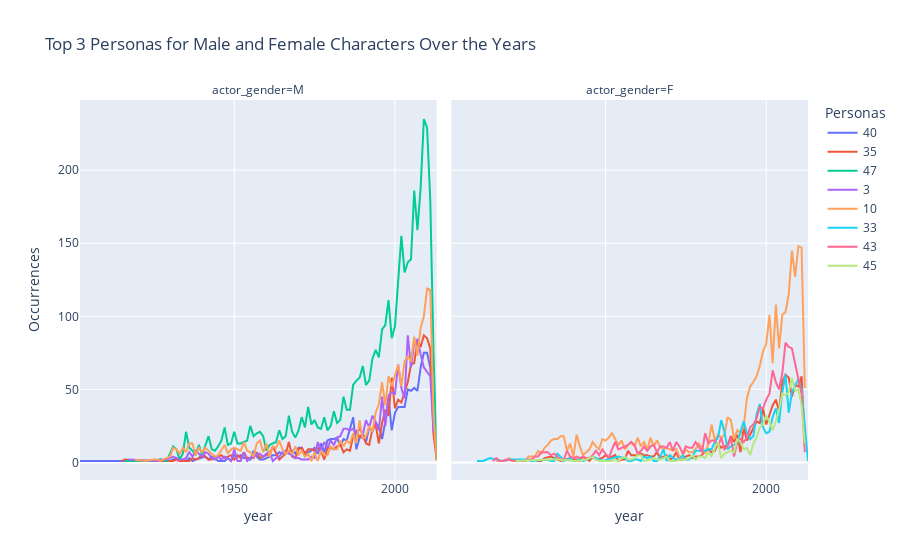

Write notebook code for a chart like this one.
### Code cell
# Count occurrences for each combination of 'year', 'persona_code', and 'actor_gender'
data_counts = persona_char_movie_year.groupby(['year', 'persona_code', 'actor_gender']).size().reset_index(name='count')

# Get the top 3 personas for both male and female characters
top3_male_personas = data_counts[data_counts['actor_gender'] == 'M'].groupby('persona_code')['count'].sum().nlargest(5).index
top3_female_personas = data_counts[data_counts['actor_gender'] == 'F'].groupby('persona_code')['count'].sum().nlargest(5).index

# Filter the data for the top 3 personas for both male and female characters
male_top3_data = data_counts[(data_counts['actor_gender'] == 'M') & (data_counts['persona_code'].isin(top3_male_personas))]
female_top3_data = data_counts[(data_counts['actor_gender'] == 'F') & (data_counts['persona_code'].isin(top3_female_personas))]

# Concatenate the male and female data
combined_data = pd.concat([male_top3_data, female_top3_data])

# Create an interactive line chart
fig = px.line(
    combined_data,
    x='year',
    y='count',
    color='persona_code',
    facet_col='actor_gender',
    labels={'count': 'Occurrences'},
    title='Top 3 Personas for Male and Female Characters Over the Years'
)

# Add labels for personas
fig.update_layout(legend_title_text='Personas')

# Show the interactive plot
fig.show()

### Figure 1 — Plotly figure (JSON) as saved in the notebook; plotly's stock layout.template omitted (floating-point values rounded to 4 significant figures)
{"data": [{"hovertemplate": "persona_code=40<br>actor_gender=M<br>year=%{x}<br>Occurrences=%{y}<extra></extra>", "legendgroup": "40", "line": {"color": "#636efa", "dash": "solid"}, "marker": {"symbol": "circle"}, "mode": "lines", "name": "40", "orientation": "v", "showlegend": true, "type": "scatter", "x": [1902, 1925, 1927, 1930, 1932, 1933, 1934, 1935, 1936, 1937, 1938, 1941, 1942, 1943, 1944, 1945, 1946, 1947, 1948, 1949, 1950, 1951, 1952, 1953, 1954, 1955, 1956, 1957, 1958, 1959, 1960, 1961, 1962, 1963, 1964, 1965, 1966, 1967, 1968, 1969, 1970, 1971, 1972, 1973, 1974, 1975, 1976, 1977, 1978, 1979, 1980, 1981, 1982, 1983, 1984, 1985, 1986, 1987, 1988, 1989, 1990, 1991, 1992, 1993, 1994, 1995, 1996, 1997, 1998, 1999, 2000, 2001, 2002, 2003, 2004, 2005, 2006, 2007, 2008, 2009, 2010, 2011, 2012, 2013], "xaxis": "x", "y": [1, 1, 2, 1, 3, 1, 2, 1, 3, 1, 2, 4, 2, 4, 3, 1, 1, 1, 3, 1, 5, 4, 5, 3, 3, 2, 8, 4, 2, 2, 3, 4, 5, 5, 7, 6, 8, 7, 8, 6, 10, 10, 6, 7, 8, 10, 6, 13, 7, 15, 16, 16, 17, 11, 16, 15, 23, 31, 9, 17, 17, 14, 24, 21, 27, 25, 16, 28, 44, 22, 34, 38, 38, 38, 50, 49, 51, 49, 65, 75, 75, 65, 30, 2], "yaxis": "y"}, {"hovertemplate": "persona_code=35<br>actor_gender=M<br>year=%{x}<br>Occurrences=%{y}<extra></extra>", "legendgroup": "35", "line": {"color": "#EF553B", "dash": "solid"}, "marker": {"symbol": "circle"}, "mode": "lines", "name": "35", "orientation": "v", "showlegend": true, "type": "scatter", "x": [1915, 1916, 1919, 1920, 1921, 1924, 1926, 1929, 1930, 1931, 1932, 1933, 1936, 1937, 1938, 1939, 1940, 1941, 1942, 1943, 1944, 1946, 1947, 1948, 1949, 1950, 1951, 1952, 1953, 1954, 1955, 1956, 1957, 1958, 1959, 1960, 1961, 1962, 1963, 1964, 1965, 1966, 1967, 1968, 1969, 1970, 1971, 1972, 1973, 1974, 1975, 1976, 1977, 1978, 1979, 1980, 1981, 1982, 1983, 1984, 1985, 1986, 1987, 1988, 1989, 1990, 1991, 1992, 1993, 1994, 1995, 1996, 1997, 1998, 1999, 2000, 2001, 2002, 2003, 2004, 2005, 2006, 2007, 2008, 2009, 2010, 2011, 2012, 2013], "xaxis": "x", "y": [1, 2, 1, 1, 1, 1, 1, 1, 1, 1, 2, 1, 1, 3, 2, 3, 6, 4, 2, 2, 3, 5, 3, 4, 5, 2, 5, 3, 7, 3, 3, 3, 7, 3, 4, 5, 6, 11, 6, 2, 4, 6, 14, 4, 3, 9, 10, 6, 9, 9, 8, 10, 8, 2, 10, 10, 9, 11, 12, 7, 9, 8, 18, 22, 17, 20, 13, 12, 23, 26, 13, 27, 36, 32, 58, 37, 43, 41, 48, 55, 67, 68, 84, 79, 87, 85, 78, 19, 2], "yaxis": "y"}, {"hovertemplate": "persona_code=35<br>actor_gender=F<br>year=%{x}<br>Occurrences=%{y}<extra></extra>", "legendgroup": "35", "line": {"color": "#EF553B", "dash": "solid"}, "marker": {"symbol": "circle"}, "mode": "lines", "name": "35", "orientation": "v", "showlegend": false, "type": "scatter", "x": [1928, 1929, 1930, 1931, 1933, 1936, 1939, 1940, 1941, 1942, 1943, 1945, 1946, 1947, 1949, 1950, 1951, 1952, 1953, 1954, 1955, 1956, 1957, 1958, 1959, 1960, 1961, 1962, 1963, 1964, 1965, 1966, 1967, 1968, 1969, 1970, 1971, 1972, 1973, 1974, 1975, 1976, 1977, 1978, 1979, 1980, 1981, 1982, 1983, 1984, 1985, 1986, 1987, 1988, 1989, 1990, 1991, 1992, 1993, 1994, 1995, 1996, 1997, 1998, 1999, 2000, 2001, 2002, 2003, 2004, 2005, 2006, 2007, 2008, 2009, 2010, 2011, 2012], "xaxis": "x2", "y": [2, 1, 1, 3, 4, 1, 3, 2, 2, 1, 4, 1, 4, 2, 3, 5, 3, 4, 5, 1, 2, 2, 8, 5, 5, 5, 6, 5, 5, 4, 4, 7, 3, 4, 5, 2, 3, 7, 2, 2, 4, 5, 3, 4, 4, 5, 8, 9, 7, 8, 13, 10, 11, 12, 18, 14, 19, 7, 24, 15, 19, 24, 28, 27, 37, 26, 33, 39, 43, 35, 55, 60, 58, 45, 53, 52, 59, 13], "yaxis": "y2"}, {"hovertemplate": "persona_code=47<br>actor_gender=M<br>year=%{x}<br>Occurrences=%{y}<extra></extra>", "legendgroup": "47", "line": {"color": "#00cc96", "dash": "solid"}, "marker": {"symbol": "circle"}, "mode": "lines", "name": "47", "orientation": "v", "showlegend": true, "type": "scatter", "x": [1916, 1920, 1925, 1927, 1929, 1930, 1931, 1932, 1933, 1934, 1935, 1936, 1937, 1938, 1939, 1940, 1941, 1942, 1943, 1944, 1945, 1946, 1947, 1948, 1949, 1950, 1951, 1952, 1953, 1954, 1955, 1956, 1957, 1958, 1959, 1960, 1961, 1962, 1963, 1964, 1965, 1966, 1967, 1968, 1969, 1970, 1971, 1972, 1973, 1974, 1975, 1976, 1977, 1978, 1979, 1980, 1981, 1982, 1983, 1984, 1985, 1986, 1987, 1988, 1989, 1990, 1991, 1992, 1993, 1994, 1995, 1996, 1997, 1998, 1999, 2000, 2001, 2002, 2003, 2004, 2005, 2006, 2007, 2008, 2009, 2010, 2011, 2012, 2013], "xaxis": "x", "y": [1, 1, 1, 2, 1, 6, 11, 9, 2, 6, 21, 10, 8, 5, 12, 5, 12, 18, 9, 8, 11, 15, 24, 12, 13, 21, 13, 13, 14, 15, 25, 18, 20, 21, 18, 8, 12, 13, 14, 22, 16, 18, 32, 21, 17, 22, 31, 24, 38, 26, 29, 24, 23, 31, 22, 25, 35, 27, 29, 45, 36, 36, 53, 56, 58, 66, 53, 56, 71, 77, 72, 91, 94, 111, 85, 93, 121, 155, 130, 137, 139, 186, 159, 188, 235, 229, 179, 75, 2], "yaxis": "y"}, {"hovertemplate": "persona_code=3<br>actor_gender=M<br>year=%{x}<br>Occurrences=%{y}<extra></extra>", "legendgroup": "3", "line": {"color": "#ab63fa", "dash": "solid"}, "marker": {"symbol": "circle"}, "mode": "lines", "name": "3", "orientation": "v", "showlegend": true, "type": "scatter", "x": [1917, 1926, 1928, 1929, 1930, 1931, 1933, 1934, 1935, 1936, 1937, 1938, 1939, 1940, 1941, 1942, 1943, 1944, 1945, 1946, 1947, 1948, 1949, 1950, 1951, 1952, 1953, 1954, 1955, 1956, 1957, 1958, 1959, 1960, 1961, 1962, 1963, 1964, 1965, 1966, 1967, 1968, 1969, 1970, 1971, 1972, 1973, 1974, 1975, 1976, 1977, 1978, 1979, 1980, 1981, 1982, 1983, 1984, 1985, 1986, 1987, 1988, 1989, 1990, 1991, 1992, 1993, 1994, 1995, 1996, 1997, 1998, 1999, 2000, 2001, 2002, 2003, 2004, 2005, 2006, 2007, 2008, 2009, 2010, 2011, 2012], "xaxis": "x", "y": [2, 1, 2, 2, 3, 4, 2, 2, 3, 7, 4, 8, 6, 4, 7, 6, 3, 2, 4, 2, 4, 3, 1, 9, 1, 1, 7, 1, 3, 4, 6, 6, 4, 6, 7, 1, 3, 4, 7, 7, 6, 5, 3, 3, 2, 2, 2, 4, 3, 14, 8, 14, 10, 15, 12, 17, 18, 23, 23, 22, 23, 20, 23, 19, 29, 24, 32, 28, 22, 45, 25, 46, 48, 47, 67, 51, 44, 87, 65, 82, 84, 74, 65, 62, 59, 21], "yaxis": "y"}, {"hovertemplate": "persona_code=10<br>actor_gender=M<br>year=%{x}<br>Occurrences=%{y}<extra></extra>", "legendgroup": "10", "line": {"color": "#FFA15A", "dash": "solid"}, "marker": {"symbol": "circle"}, "mode": "lines", "name": "10", "orientation": "v", "showlegend": true, "type": "scatter", "x": [1919, 1921, 1922, 1925, 1926, 1927, 1928, 1929, 1930, 1931, 1932, 1933, 1934, 1935, 1936, 1937, 1938, 1939, 1940, 1941, 1942, 1943, 1944, 1945, 1946, 1947, 1948, 1949, 1950, 1951, 1952, 1953, 1954, 1955, 1956, 1957, 1958, 1959, 1960, 1961, 1962, 1963, 1964, 1965, 1966, 1967, 1968, 1969, 1970, 1971, 1972, 1973, 1974, 1975, 1976, 1977, 1978, 1979, 1980, 1981, 1982, 1983, 1984, 1985, 1986, 1987, 1988, 1989, 1990, 1991, 1992, 1993, 1994, 1995, 1996, 1997, 1998, 1999, 2000, 2001, 2002, 2003, 2004, 2005, 2006, 2007, 2008, 2009, 2010, 2011, 2012, 2013], "xaxis": "x", "y": [2, 1, 1, 2, 2, 1, 2, 3, 4, 10, 9, 6, 10, 7, 13, 13, 5, 10, 7, 10, 8, 6, 4, 5, 9, 12, 6, 9, 10, 9, 8, 14, 8, 7, 4, 13, 15, 7, 13, 4, 11, 10, 15, 9, 6, 8, 6, 11, 5, 8, 4, 6, 1, 7, 1, 8, 5, 5, 11, 9, 9, 15, 11, 15, 13, 20, 13, 29, 16, 18, 25, 21, 34, 40, 55, 39, 59, 52, 59, 67, 52, 69, 73, 69, 86, 73, 92, 100, 119, 118, 33, 1], "yaxis": "y"}, {"hovertemplate": "persona_code=10<br>actor_gender=F<br>year=%{x}<br>Occurrences=%{y}<extra></extra>", "legendgroup": "10", "line": {"color": "#FFA15A", "dash": "solid"}, "marker": {"symbol": "circle"}, "mode": "lines", "name": "10", "orientation": "v", "showlegend": false, "type": "scatter", "x": [1916, 1917, 1919, 1920, 1921, 1922, 1925, 1926, 1928, 1929, 1930, 1931, 1932, 1933, 1934, 1935, 1936, 1937, 1938, 1939, 1940, 1941, 1942, 1943, 1944, 1945, 1946, 1947, 1948, 1949, 1950, 1951, 1952, 1953, 1954, 1955, 1956, 1957, 1958, 1959, 1960, 1961, 1962, 1963, 1964, 1965, 1966, 1967, 1968, 1969, 1970, 1971, 1972, 1973, 1974, 1975, 1976, 1977, 1978, 1979, 1980, 1981, 1982, 1983, 1984, 1985, 1986, 1987, 1988, 1989, 1990, 1991, 1992, 1993, 1994, 1995, 1996, 1997, 1998, 1999, 2000, 2001, 2002, 2003, 2004, 2005, 2006, 2007, 2008, 2009, 2010, 2011, 2012], "xaxis": "x2", "y": [1, 1, 1, 3, 1, 1, 1, 4, 4, 8, 6, 10, 12, 15, 16, 16, 18, 18, 8, 13, 4, 19, 11, 5, 7, 9, 14, 11, 9, 16, 15, 17, 20, 16, 12, 15, 9, 12, 14, 11, 17, 11, 14, 9, 17, 11, 15, 11, 9, 10, 9, 8, 9, 4, 4, 9, 7, 7, 9, 13, 10, 6, 13, 26, 15, 19, 17, 19, 31, 29, 16, 22, 20, 25, 44, 52, 55, 59, 66, 76, 81, 101, 68, 108, 78, 101, 103, 115, 145, 127, 148, 147, 51], "yaxis": "y2"}, {"hovertemplate": "persona_code=33<br>actor_gender=F<br>year=%{x}<br>Occurrences=%{y}<extra></extra>", "legendgroup": "33", "line": {"color": "#19d3f3", "dash": "solid"}, "marker": {"symbol": "circle"}, "mode": "lines", "name": "33", "orientation": "v", "showlegend": true, "type": "scatter", "x": [1910, 1912, 1914, 1918, 1920, 1924, 1925, 1927, 1931, 1932, 1933, 1934, 1935, 1936, 1937, 1938, 1939, 1940, 1941, 1942, 1943, 1944, 1946, 1949, 1951, 1952, 1953, 1954, 1956, 1957, 1958, 1959, 1960, 1961, 1962, 1963, 1964, 1965, 1966, 1967, 1968, 1969, 1970, 1971, 1972, 1973, 1974, 1975, 1976, 1977, 1978, 1979, 1980, 1981, 1982, 1983, 1984, 1985, 1986, 1987, 1988, 1989, 1990, 1991, 1992, 1993, 1994, 1995, 1996, 1997, 1998, 1999, 2000, 2001, 2002, 2003, 2004, 2005, 2006, 2007, 2008, 2009, 2010, 2011, 2012, 2013], "xaxis": "x2", "y": [1, 1, 3, 1, 2, 2, 2, 1, 2, 2, 1, 1, 6, 4, 1, 2, 3, 1, 1, 3, 1, 2, 4, 1, 2, 3, 3, 4, 3, 1, 1, 2, 2, 1, 4, 3, 4, 1, 1, 4, 9, 1, 5, 3, 2, 2, 5, 2, 2, 4, 8, 8, 8, 8, 9, 9, 14, 17, 29, 21, 9, 11, 12, 13, 21, 28, 20, 16, 18, 33, 40, 24, 20, 21, 31, 37, 27, 48, 60, 34, 48, 52, 57, 50, 26, 1], "yaxis": "y2"}, {"hovertemplate": "persona_code=43<br>actor_gender=F<br>year=%{x}<br>Occurrences=%{y}<extra></extra>", "legendgroup": "43", "line": {"color": "#FF6692", "dash": "solid"}, "marker": {"symbol": "circle"}, "mode": "lines", "name": "43", "orientation": "v", "showlegend": true, "type": "scatter", "x": [1915, 1916, 1917, 1918, 1919, 1922, 1924, 1925, 1926, 1927, 1928, 1929, 1930, 1931, 1932, 1933, 1934, 1935, 1936, 1937, 1938, 1939, 1940, 1941, 1942, 1943, 1944, 1945, 1946, 1947, 1948, 1949, 1950, 1951, 1952, 1953, 1954, 1955, 1956, 1957, 1958, 1959, 1960, 1961, 1962, 1963, 1964, 1965, 1966, 1967, 1968, 1969, 1970, 1971, 1972, 1973, 1974, 1975, 1976, 1977, 1978, 1979, 1980, 1981, 1982, 1983, 1984, 1985, 1986, 1987, 1988, 1989, 1990, 1991, 1992, 1993, 1994, 1995, 1996, 1997, 1998, 1999, 2000, 2001, 2002, 2003, 2004, 2005, 2006, 2007, 2008, 2009, 2010, 2011, 2012], "xaxis": "x2", "y": [1, 3, 1, 1, 2, 1, 1, 1, 2, 2, 4, 4, 7, 7, 7, 5, 6, 4, 2, 2, 8, 4, 3, 4, 3, 4, 3, 3, 5, 8, 5, 9, 6, 3, 9, 14, 9, 10, 11, 12, 14, 12, 6, 8, 11, 8, 11, 12, 7, 11, 11, 10, 14, 8, 14, 11, 6, 11, 10, 10, 14, 11, 7, 20, 13, 15, 15, 11, 17, 9, 11, 17, 4, 14, 16, 14, 17, 24, 26, 30, 38, 37, 43, 47, 63, 55, 50, 61, 82, 79, 78, 68, 56, 47, 7], "yaxis": "y2"}, {"hovertemplate": "persona_code=45<br>actor_gender=F<br>year=%{x}<br>Occurrences=%{y}<extra></extra>", "legendgroup": "45", "line": {"color": "#B6E880", "dash": "solid"}, "marker": {"symbol": "circle"}, "mode": "lines", "name": "45", "orientation": "v", "showlegend": true, "type": "scatter", "x": [1922, 1929, 1930, 1932, 1935, 1940, 1941, 1944, 1946, 1947, 1948, 1949, 1950, 1951, 1952, 1953, 1954, 1955, 1956, 1957, 1958, 1959, 1960, 1961, 1962, 1964, 1965, 1966, 1967, 1969, 1970, 1971, 1972, 1973, 1975, 1976, 1977, 1978, 1979, 1980, 1981, 1982, 1983, 1984, 1985, 1986, 1987, 1988, 1989, 1990, 1991, 1992, 1993, 1994, 1995, 1996, 1997, 1998, 1999, 2000, 2001, 2002, 2003, 2004, 2005, 2006, 2007, 2008, 2009, 2010, 2011, 2012], "xaxis": "x2", "y": [1, 2, 2, 2, 2, 1, 1, 2, 4, 2, 1, 1, 1, 1, 1, 2, 1, 3, 4, 2, 2, 3, 5, 5, 1, 2, 3, 2, 2, 4, 1, 1, 1, 2, 2, 3, 5, 2, 4, 4, 3, 7, 4, 10, 14, 3, 6, 7, 8, 7, 16, 14, 9, 10, 5, 13, 17, 24, 26, 32, 28, 22, 28, 36, 47, 46, 48, 58, 49, 50, 39, 13], "yaxis": "y2"}], "layout": {"annotations": [{"font": {}, "showarrow": false, "text": "actor_gender=M", "x": 0.245, "xanchor": "center", "xref": "paper", "y": 1, "yanchor": "bottom", "yref": "paper"}, {"font": {}, "showarrow": false, "text": "actor_gender=F", "x": 0.755, "xanchor": "center", "xref": "paper", "y": 1, "yanchor": "bottom", "yref": "paper"}], "legend": {"title": {"text": "Personas"}, "tracegroupgap": 0}, "title": {"text": "Top 3 Personas for Male and Female Characters Over the Years"}, "xaxis": {"anchor": "y", "domain": [0, 0.49], "title": {"text": "year"}}, "xaxis2": {"anchor": "y2", "domain": [0.51, 1], "matches": "x", "title": {"text": "year"}}, "yaxis": {"anchor": "x", "domain": [0, 1], "title": {"text": "Occurrences"}}, "yaxis2": {"anchor": "x2", "domain": [0, 1], "matches": "y", "showticklabels": false}}}
